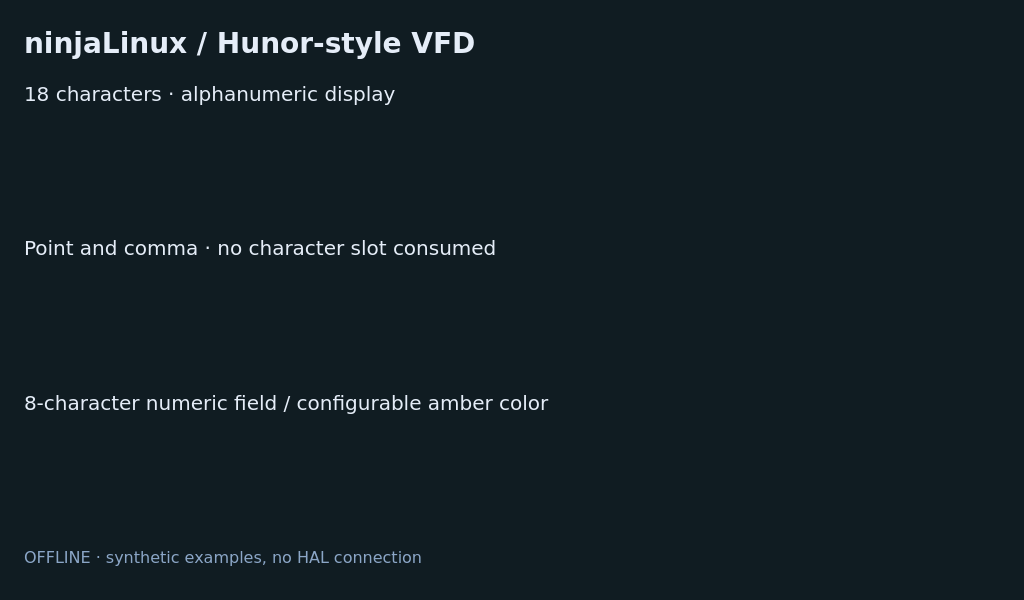
<?xml version="1.0" encoding="UTF-8"?>
<ui version="4.0">
 <class>NinjaVfdPanel</class>
 <widget class="QWidget" name="NinjaVfdPanel">
  <property name="geometry"><rect><x>0</x><y>0</y><width>1024</width><height>600</height></rect></property>
  <property name="windowTitle"><string>ninjaLinux / Hunor-style VFD</string></property>
  <property name="styleSheet"><string>QWidget { background: #101c22; color: #e5edf8; font-family: DejaVu Sans; font-size: 20px; } QLabel#titleLabel { font-size: 28px; font-weight: bold; } QLabel#statusLabel { color: #8ba6c7; font-size: 16px; }</string></property>
  <layout class="QVBoxLayout" name="mainLayout">
   <property name="spacing"><number>12</number></property>
   <property name="leftMargin"><number>24</number></property>
   <property name="rightMargin"><number>24</number></property>
   <property name="topMargin"><number>24</number></property>
   <property name="bottomMargin"><number>24</number></property>
   <item><widget class="QLabel" name="titleLabel"><property name="text"><string>ninjaLinux / Hunor-style VFD</string></property></widget></item>
   <item><widget class="QLabel" name="textLabel"><property name="text"><string>18 characters · alphanumeric display</string></property></widget></item>
   <item><widget class="VfdDisplay" name="programVfd"><property name="minimumSize"><size><width>0</width><height>92</height></size></property><property name="text" stdset="0"><string>N 01234 G01 S1500</string></property></widget></item>
   <item><widget class="QLabel" name="coordinateLabel"><property name="text"><string>Point and comma · no character slot consumed</string></property></widget></item>
   <item><widget class="VfdDisplay" name="positionVfd"><property name="minimumSize"><size><width>0</width><height>92</height></size></property><property name="text" stdset="0"><string>X-123,456 Z+78.900</string></property></widget></item>
   <item><widget class="QLabel" name="numericLabel"><property name="text"><string>8-character numeric field / configurable amber color</string></property></widget></item>
   <item><layout class="QHBoxLayout" name="numericLayout">
    <property name="spacing"><number>18</number></property>
    <item><widget class="VfdDisplay" name="numericVfd"><property name="minimumSize"><size><width>0</width><height>92</height></size></property><property name="characterCount" stdset="0"><number>8</number></property><property name="rightAligned" stdset="0"><bool>true</bool></property><property name="decimalSeparator" stdset="0"><string>,</string></property><property name="value" stdset="0"><double>-12.345000</double></property></widget></item>
    <item><widget class="VfdDisplay" name="amberVfd"><property name="minimumSize"><size><width>0</width><height>92</height></size></property><property name="characterCount" stdset="0"><number>8</number></property><property name="text" stdset="0"><string>READY</string></property><property name="foregroundColor" stdset="0"><color><red>255</red><green>186</green><blue>93</blue></color></property></widget></item>
   </layout></item>
   <item><widget class="QLabel" name="statusLabel"><property name="text"><string>OFFLINE · synthetic examples, no HAL connection</string></property></widget></item>
  </layout>
 </widget>
 <customwidgets><customwidget><class>VfdDisplay</class><extends>QWidget</extends><header>ninjaui.widgets</header></customwidget></customwidgets>
 <resources/>
 <connections/>
</ui>
